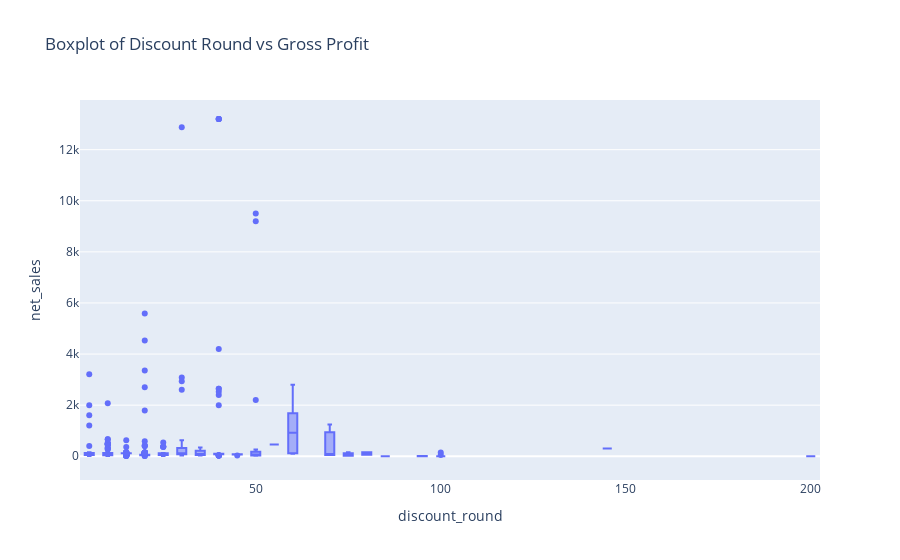

The cell this chart's notebook holds for it:
### Code cell
fig = px.box(df[df.discount_round != 0], x='discount_round', y='net_sales', title='Boxplot of Discount Round vs Gross Profit')
fig.show()

### Figure 1 — Plotly figure (JSON) as saved in the notebook; plotly's stock layout.template omitted (floating-point values rounded to 4 significant figures; data arrays with more than 128 entries replaced by an {"elided": "..."} marker saying what was removed)
{"data": [{"alignmentgroup": "True", "hovertemplate": "discount_round=%{x}<br>net_sales=%{y}<extra></extra>", "legendgroup": "", "marker": {"color": "#636efa"}, "name": "", "notched": false, "offsetgroup": "", "orientation": "v", "showlegend": false, "type": "box", "x": {"elided": "8190 int values"}, "x0": " ", "xaxis": "x", "y": {"elided": "8190 float values"}, "y0": " ", "yaxis": "y"}], "layout": {"boxmode": "group", "legend": {"tracegroupgap": 0}, "title": {"text": "Boxplot of Discount Round vs Gross Profit"}, "xaxis": {"anchor": "y", "domain": [0, 1], "title": {"text": "discount_round"}}, "yaxis": {"anchor": "x", "domain": [0, 1], "title": {"text": "net_sales"}}}}
